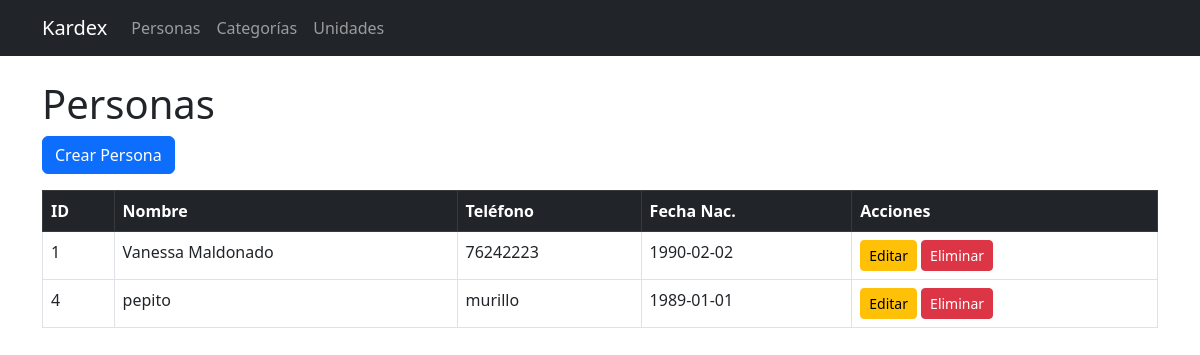
The page /index on the database as committed earlier.
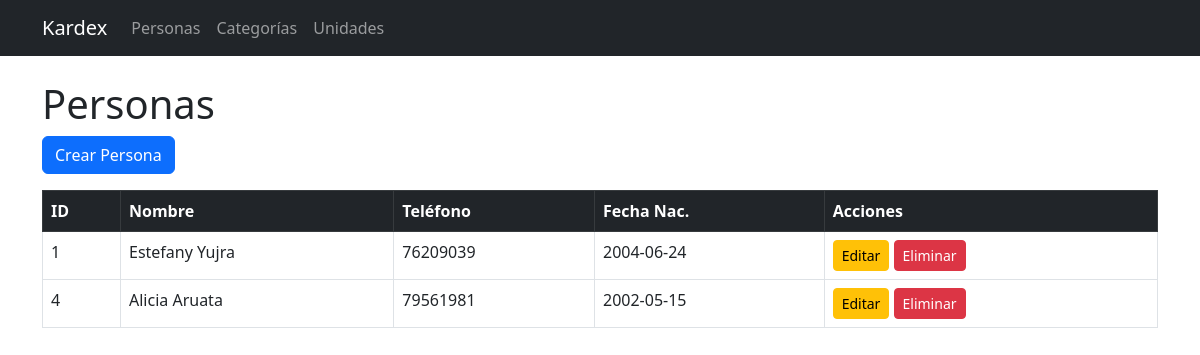
The same page on the database as committed later.
### tables this page shows
CREATE TABLE personas (
    id INTEGER PRIMARY KEY AUTOINCREMENT NOT NULL,
    nombre TEXT NOT NULL,
    teléfono TEXT NOT NULL,
    fecha_nac TEXT NOT NULL
);

### app.py (the view)
@app.route('/')
@app.route('/index')
def index():
    conn = get_db_connection()
    personas = conn.execute('SELECT * FROM personas').fetchall()
    conn.close()
    return render_template('index.html', personas=personas)

### app.py (called while the page is built)
def get_db_connection():
    conn = sqlite3.connect('Kardex.db')
    conn.row_factory = sqlite3.Row
    return conn

### templates/index.html
{% extends 'layout.html' %}
{% block content %}
<h1>Personas</h1>
<a href="{{ url_for('crear') }}" class="btn btn-primary mb-3">Crear Persona</a>
<table class="table table-bordered">
    <thead class="table-dark">
        <tr>
            <th>ID</th>
            <th>Nombre</th>
            <th>Teléfono</th>
            <th>Fecha Nac.</th>
            <th>Acciones</th>
        </tr>
    </thead>
    <tbody>
    {% for persona in personas %}
        <tr>
            <td>{{ persona['id'] }}</td>
            <td>{{ persona['nombre'] }}</td>
            <td>{{ persona['teléfono'] }}</td>
            <td>{{ persona['fecha_nac'] }}</td>
            <td>
                <a href="{{ url_for('editar', id=persona['id']) }}" class="btn btn-sm btn-warning">Editar</a>
                <a href="{{ url_for('eliminar', id=persona['id']) }}" class="btn btn-sm btn-danger" onclick="return confirm('¿Seguro que deseas eliminar?')">Eliminar</a>
            </td>
        </tr>
    {% endfor %}
    </tbody>
</table>
{% endblock %}

### templates/layout.html (shortened to what this page needs)
<!doctype html>
<html lang="es">
<head>
    <link href="https://cdn.jsdelivr.net/npm/bootstrap@5.3.0/dist/css/bootstrap.min.css" rel="stylesheet">
</head>
<body>
<nav class="navbar navbar-expand-lg navbar-dark bg-dark mb-4">
  <div class="container">
    <a class="navbar-brand" href="/">Kardex</a>
    <div class="collapse navbar-collapse">
      <ul class="navbar-nav">
        <li class="nav-item">
          <a class="nav-link" href="{{ url_for('index') }}">Personas</a>
        </li>
        <li class="nav-item">
          <a class="nav-link" href="{{ url_for('categorias') }}">Categorías</a>
        </li>
        <li class="nav-item">
          <a class="nav-link" href="{{ url_for('unidades') }}">Unidades</a>
        </li>
      </ul>
    </div>
  </div>
</nav>
<div class="container">
    {% block content %}{% endblock %}
</div>
</body>
</html>

Rows that differ between the two databases and show on the page:
changed personas id 1: nombre "Vanessa Maldonado" → "Estefany Yujra"; teléfono "76242223" → "76209039"; fecha_nac "1990-02-02" → "2004-06-24"
changed personas id 4: nombre "pepito" → "Alicia Aruata"; teléfono "murillo" → "79561981"; fecha_nac "1989-01-01" → "2002-05-15"
